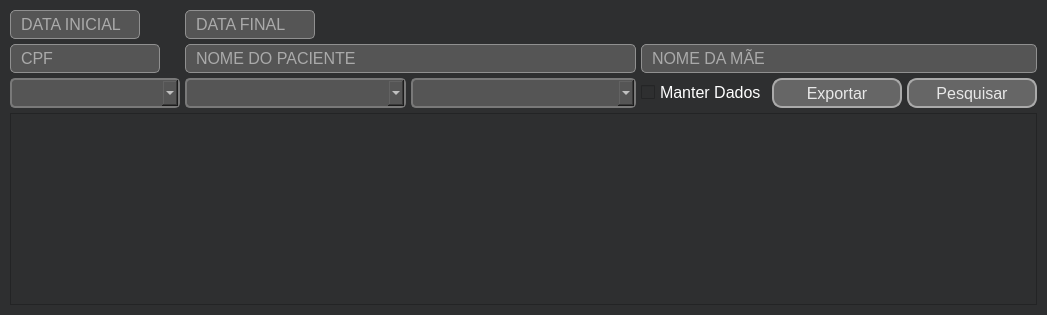
      <widget class="QWidget" name="pageExport">
       <property name="styleSheet">
        <string notr="true">background-color: rgb(46, 47, 48);</string>
       </property>
       <layout class="QGridLayout" name="gridLayout">
        <property name="leftMargin">
         <number>10</number>
        </property>
        <property name="topMargin">
         <number>10</number>
        </property>
        <property name="rightMargin">
         <number>10</number>
        </property>
        <property name="bottomMargin">
         <number>10</number>
        </property>
        <property name="spacing">
         <number>5</number>
        </property>
        <item row="2" column="1">
         <widget class="QComboBox" name="thirdBoxDependency">
          <property name="maximumSize">
           <size>
            <width>16777215</width>
            <height>30</height>
           </size>
          </property>
          <property name="font">
           <font>
            <pointsize>12</pointsize>
           </font>
          </property>
          <property name="styleSheet">
           <string notr="true">QComboBox {
	color: #ffffff;
	border: 2px solid rgb(121, 121, 121);
	border-radius: 5px;
	padding: 1px 18px 1px 3px;
	background: rgb(85, 85, 85);
}
QComboBox::drop-down {
	background-image: none;
	background-color: rgb(85, 85, 85);
	subcontrol-origin: padding;
	subcontrol-position: top right;
	width: 15px;
	color: #ffffff;
                                        
	border-left-width: 1px;
	border-left-color: darkgray;
	border-left-style: solid; 
	border-top-right-radius: 3px; 
	border-bottom-right-radius: 3px;
}
QComboBox::down-arrow {
	background-image: url(:/logo/images/arrow-down.svg);
	background-position: center;
	background-repeat: no-repeat;
}
QComboBox QAbstractItemView {
	background-image: url(:/images/fundoBox.png);
	background-color: rgb(85, 85, 85);
	color: #ffffff;
}</string>
          </property>
          <item>
           <property name="text">
            <string/>
           </property>
          </item>
          <item>
           <property name="text">
            <string>SUS</string>
           </property>
          </item>
          <item>
           <property name="text">
            <string>PARTICULAR</string>
           </property>
          </item>
          <item>
           <property name="text">
            <string>UNIMED</string>
           </property>
          </item>
          <item>
           <property name="text">
            <string>TOTALMED</string>
           </property>
          </item>
          <item>
           <property name="text">
            <string>CONVÊNIO MUNICIPAL</string>
           </property>
          </item>
          <item>
           <property name="text">
            <string>CASSI</string>
           </property>
          </item>
          <item>
           <property name="text">
            <string>GRATUIDADE</string>
           </property>
          </item>
         </widget>
        </item>
        <item row="1" column="3" colspan="3">
         <widget class="QLineEdit" name="thirdLineMotherName">
          <property name="maximumSize">
           <size>
            <width>16777215</width>
            <height>30</height>
           </size>
          </property>
          <property name="font">
           <font>
            <pointsize>12</pointsize>
           </font>
          </property>
          <property name="styleSheet">
           <string notr="true">QLineEdit {
	border: 1px solid rgb(144, 144, 144);
	border-radius: 5px;
	background-color: rgb(85, 85, 85);
	padding: 3px;
	color: #ffffff;
	padding-left: 8px;
}
</string>
          </property>
          <property name="placeholderText">
           <string>NOME DA MÃE</string>
          </property>
         </widget>
        </item>
        <item row="0" column="1">
         <widget class="QLineEdit" name="thirdLineFinalDate">
          <property name="maximumSize">
           <size>
            <width>130</width>
            <height>30</height>
           </size>
          </property>
          <property name="font">
           <font>
            <pointsize>12</pointsize>
           </font>
          </property>
          <property name="styleSheet">
           <string notr="true">QLineEdit {
	border: 1px solid rgb(144, 144, 144);
	border-radius: 5px;
	background-color: rgb(85, 85, 85);
	padding: 3px;
	color: #ffffff;
	padding-left: 8px;
}
</string>
          </property>
          <property name="placeholderText">
           <string>DATA FINAL</string>
          </property>
         </widget>
        </item>
        <item row="0" column="0">
         <widget class="QLineEdit" name="thirdLineInitDate">
          <property name="maximumSize">
           <size>
            <width>130</width>
            <height>30</height>
           </size>
          </property>
          <property name="font">
           <font>
            <pointsize>12</pointsize>
           </font>
          </property>
          <property name="styleSheet">
           <string notr="true">QLineEdit {
	border: 1px solid rgb(144, 144, 144);
	border-radius: 5px;
	background-color: rgb(85, 85, 85);
	padding: 3px;
	color: #ffffff;
	padding-left: 8px;
}
</string>
          </property>
          <property name="text">
           <string/>
          </property>
          <property name="placeholderText">
           <string>DATA INICIAL</string>
          </property>
         </widget>
        </item>
        <item row="2" column="4">
         <widget class="QPushButton" name="thirdBtnExport">
          <property name="minimumSize">
           <size>
            <width>130</width>
            <height>30</height>
           </size>
          </property>
          <property name="maximumSize">
           <size>
            <width>130</width>
            <height>30</height>
           </size>
          </property>
          <property name="font">
           <font>
            <pointsize>12</pointsize>
           </font>
          </property>
          <property name="cursor">
           <cursorShape>PointingHandCursor</cursorShape>
          </property>
          <property name="styleSheet">
           <string notr="true">QPushButton::Hover {
	background-color: rgb(113, 113, 113);
	color: rgb(232, 232, 232);
	border: 2px solid rgb(200, 200, 200);
	border-radius: 10px;
}

QPushButton{
	background-color: rgb(102, 102, 102);
	color: rgb(232, 232, 232);
	border: 2px solid rgb(170, 170, 170);
	border-radius: 10px;
}

QPushButton::Pressed{
	background-color: rgb(91, 91, 91);
	color: rgb(232, 232, 232);
	border: 2px solid rgb(100, 100, 100);
	border-radius: 10px;
}</string>
          </property>
          <property name="text">
           <string>Exportar</string>
          </property>
         </widget>
        </item>
        <item row="2" column="0">
         <widget class="QComboBox" name="thirdBoxClinic">
          <property name="maximumSize">
           <size>
            <width>16777215</width>
            <height>30</height>
           </size>
          </property>
          <property name="font">
           <font>
            <pointsize>12</pointsize>
           </font>
          </property>
          <property name="styleSheet">
           <string notr="true">QComboBox {
	color: #ffffff;
	border: 2px solid rgb(121, 121, 121);
	border-radius: 5px;
	padding: 1px 18px 1px 3px;
	background: rgb(85, 85, 85);
}
QComboBox::drop-down {
	background-image: none;
	background-color: rgb(85, 85, 85);
	subcontrol-origin: padding;
	subcontrol-position: top right;
	width: 15px;
	color: #ffffff;
                                        
	border-left-width: 1px;
	border-left-color: darkgray;
	border-left-style: solid; 
	border-top-right-radius: 3px; 
	border-bottom-right-radius: 3px;
}
QComboBox::down-arrow {
	background-image: url(:/logo/images/arrow-down.svg);
	background-position: center;
	background-repeat: no-repeat;
}
QComboBox QAbstractItemView {
	background-image: url(:/images/fundoBox.png);
	background-color: rgb(85, 85, 85);
	color: #ffffff;
}</string>
          </property>
          <item>
           <property name="text">
            <string/>
           </property>
          </item>
          <item>
           <property name="text">
            <string>AMBULATÓRIO</string>
           </property>
          </item>
          <item>
           <property name="text">
            <string>GERAL</string>
           </property>
          </item>
          <item>
           <property name="text">
            <string>OBSTÉTRICO</string>
           </property>
          </item>
          <item>
           <property name="text">
            <string>CIRÚRGICO</string>
           </property>
          </item>
          <item>
           <property name="text">
            <string>SAÚDE MENTAL</string>
           </property>
          </item>
          <item>
           <property name="text">
            <string>PEDIÁTRICO</string>
           </property>
          </item>
          <item>
           <property name="text">
            <string>CATARATA</string>
           </property>
          </item>
          <item>
           <property name="text">
            <string>PTERÍGEO</string>
           </property>
          </item>
         </widget>
        </item>
        <item row="1" column="0">
         <widget class="QLineEdit" name="thirdLineCpf">
          <property name="maximumSize">
           <size>
            <width>150</width>
            <height>30</height>
           </size>
          </property>
          <property name="font">
           <font>
            <pointsize>12</pointsize>
           </font>
          </property>
          <property name="styleSheet">
           <string notr="true">QLineEdit {
	border: 1px solid rgb(144, 144, 144);
	border-radius: 5px;
	background-color: rgb(85, 85, 85);
	padding: 3px;
	color: #ffffff;
	padding-left: 8px;
}
</string>
          </property>
          <property name="text">
           <string/>
          </property>
          <property name="placeholderText">
           <string>CPF</string>
          </property>
         </widget>
        </item>
        <item row="2" column="2">
         <widget class="QComboBox" name="thirdBoxBed">
          <property name="maximumSize">
           <size>
            <width>16777215</width>
            <height>30</height>
           </size>
          </property>
          <property name="font">
           <font>
            <pointsize>12</pointsize>
           </font>
          </property>
          <property name="styleSheet">
           <string notr="true">QComboBox {
	color: #ffffff;
	border: 2px solid rgb(121, 121, 121);
	border-radius: 5px;
	padding: 1px 18px 1px 3px;
	background: rgb(85, 85, 85);
}
QComboBox::drop-down {
	background-image: none;
	background-color: rgb(85, 85, 85);
	subcontrol-origin: padding;
	subcontrol-position: top right;
	width: 15px;
	color: #ffffff;
                                        
	border-left-width: 1px;
	border-left-color: darkgray;
	border-left-style: solid; 
	border-top-right-radius: 3px; 
	border-bottom-right-radius: 3px;
}
QComboBox::down-arrow {
	background-image: url(:/logo/images/arrow-down.svg);
	background-position: center;
	background-repeat: no-repeat;
}
QComboBox QAbstractItemView {
	background-image: url(:/images/fundoBox.png);
	background-color: rgb(85, 85, 85);
	color: #ffffff;
}</string>
          </property>
          <item>
           <property name="text">
            <string/>
           </property>
          </item>
          <item>
           <property name="text">
            <string>APARTAMENTO 1</string>
           </property>
          </item>
          <item>
           <property name="text">
            <string>APARTAMENTO 2</string>
           </property>
          </item>
          <item>
           <property name="text">
            <string>APARTAMENTO 3</string>
           </property>
          </item>
          <item>
           <property name="text">
            <string>APARTAMENTO 4</string>
           </property>
          </item>
          <item>
           <property name="text">
            <string>APARTAMENTO 5</string>
           </property>
          </item>
          <item>
           <property name="text">
            <string>ENFERMARIA 1 LEITO 1</string>
           </property>
          </item>
          <item>
           <property name="text">
            <string>ENFERMARIA 1 LEITO 2</string>
           </property>
          </item>
          <item>
           <property name="text">
            <string>ENFERMARIA 1 LEITO 3</string>
           </property>
          </item>
          <item>
           <property name="text">
            <string>ENFERMARIA 1 LEITO 4</string>
           </property>
          </item>
          <item>
           <property name="text">
            <string>ENFERMARIA 2 LEITO 1</string>
           </property>
          </item>
          <item>
           <property name="text">
            <string>ENFERMARIA 2 LEITO 2</string>
           </property>
          </item>
          <item>
           <property name="text">
            <string>ENFERMARIA 2 LEITO 3</string>
           </property>
          </item>
          <item>
           <property name="text">
            <string>ENFERMARIA 2 LEITO 4</string>
           </property>
          </item>
          <item>
           <property name="text">
            <string>ENFERMARIA 3 LEITO 1</string>
           </property>
          </item>
          <item>
           <property name="text">
            <string>ENFERMARIA 3 LEITO 2</string>
           </property>
          </item>
          <item>
           <property name="text">
            <string>ENFERMARIA 3 LEITO 3</string>
           </property>
          </item>
          <item>
           <property name="text">
            <string>ENFERMARIA 3 LEITO 4</string>
           </property>
          </item>
          <item>
           <property name="text">
            <string>ENFERMARIA 4 LEITO 1</string>
           </property>
          </item>
          <item>
           <property name="text">
            <string>ENFERMARIA 4 LEITO 2</string>
           </property>
          </item>
          <item>
           <property name="text">
            <string>ENFERMARIA 4 LEITO 3</string>
           </property>
          </item>
          <item>
           <property name="text">
            <string>ENFERMARIA 4 LEITO 4</string>
           </property>
          </item>
          <item>
           <property name="text">
            <string>ENFERMARIA 5 LEITO 1</string>
           </property>
          </item>
          <item>
           <property name="text">
            <string>ENFERMARIA 5 LEITO 2</string>
           </property>
          </item>
          <item>
           <property name="text">
            <string>ENFERMARIA 5 LEITO 3</string>
           </property>
          </item>
          <item>
           <property name="text">
            <string>ENFERMARIA 5 LEITO 4</string>
           </property>
          </item>
          <item>
           <property name="text">
            <string>MATERNIDADE LEITO 1</string>
           </property>
          </item>
          <item>
           <property name="text">
            <string>MATERNIDADE LEITO 2</string>
           </property>
          </item>
          <item>
           <property name="text">
            <string>MATERNIDADE LEITO 3</string>
           </property>
          </item>
          <item>
           <property name="text">
            <string>MATERNIDADE LEITO 4</string>
           </property>
          </item>
          <item>
           <property name="text">
            <string>MATERNIDADE LEITO 5</string>
           </property>
          </item>
          <item>
           <property name="text">
            <string>PEDIATRIA LEITO 1</string>
           </property>
          </item>
          <item>
           <property name="text">
            <string>PEDIATRIA LEITO 2</string>
           </property>
          </item>
          <item>
           <property name="text">
            <string>PEDIATRIA LEITO 3</string>
           </property>
          </item>
          <item>
           <property name="text">
            <string>PEDIATRIA LEITO 4</string>
           </property>
          </item>
          <item>
           <property name="text">
            <string>PEDIATRIA LEITO 5</string>
           </property>
          </item>
          <item>
           <property name="text">
            <string>PEDIATRIA LEITO 6</string>
           </property>
          </item>
          <item>
           <property name="text">
            <string>PEDIATRIA LEITO 7</string>
           </property>
          </item>
         </widget>
        </item>
        <item row="1" column="1" colspan="2">
         <widget class="QLineEdit" name="thirdLinePatient">
          <property name="maximumSize">
           <size>
            <width>16777215</width>
            <height>30</height>
           </size>
          </property>
          <property name="font">
           <font>
            <pointsize>12</pointsize>
           </font>
          </property>
          <property name="styleSheet">
           <string notr="true">QLineEdit {
	border: 1px solid rgb(144, 144, 144);
	border-radius: 5px;
	background-color: rgb(85, 85, 85);
	padding: 3px;
	color: #ffffff;
	padding-left: 8px;
}
</string>
          </property>
          <property name="text">
           <string/>
          </property>
          <property name="placeholderText">
           <string>NOME DO PACIENTE</string>
          </property>
         </widget>
        </item>
        <item row="2" column="3">
         <widget class="QCheckBox" name="thirdCheckData">
          <property name="font">
           <font>
            <pointsize>12</pointsize>
           </font>
          </property>
          <property name="cursor">
           <cursorShape>PointingHandCursor</cursorShape>
          </property>
          <property name="styleSheet">
           <string notr="true">color: #ffffff;</string>
          </property>
          <property name="text">
           <string>Manter Dados</string>
          </property>
         </widget>
        </item>
        <item row="2" column="5">
         <widget class="QPushButton" name="thirdBtnSearch">
          <property name="minimumSize">
           <size>
            <width>130</width>
            <height>30</height>
           </size>
          </property>
          <property name="maximumSize">
           <size>
            <width>130</width>
            <height>30</height>
           </size>
          </property>
          <property name="font">
           <font>
            <pointsize>12</pointsize>
           </font>
          </property>
          <property name="cursor">
           <cursorShape>PointingHandCursor</cursorShape>
          </property>
          <property name="styleSheet">
           <string notr="true">QPushButton::Hover {
	background-color: rgb(113, 113, 113);
	color: rgb(232, 232, 232);
	border: 2px solid rgb(200, 200, 200);
	border-radius: 10px;
}

QPushButton{
	background-color: rgb(102, 102, 102);
	color: rgb(232, 232, 232);
	border: 2px solid rgb(170, 170, 170);
	border-radius: 10px;
}

QPushButton::Pressed{
	background-color: rgb(91, 91, 91);
	color: rgb(232, 232, 232);
	border: 2px solid rgb(100, 100, 100);
	border-radius: 10px;
}</string>
          </property>
          <property name="text">
           <string>Pesquisar</string>
          </property>
         </widget>
        </item>
        <item row="3" column="0" colspan="6">
         <widget class="QTableWidget" name="thirdTable">
          <property name="font">
           <font>
            <pointsize>14</pointsize>
           </font>
          </property>
          <property name="styleSheet">
           <string notr="true">QWidget {
	background-color: rgb(46, 47, 48);
	color: #ffffff;
}

QHeaderView::section {
	/* background-color: rgb(207, 249, 226); */
	background-color: #009800;
	padding: 1px;
	border: 1px solid rgb(0, 0, 0);
	font-size: 14pt;
}

QTableWidget {
	gridline-color: rgb(168, 168, 168);
	font-size: 14pt;
}

QTableWidget QTableCornerButton::section {
	background-color: rgb(207, 249, 226);
	border: 1px solid rgb(0,0,0);
}

</string>
          </property>
         </widget>
        </item>
       </layout>
      </widget>
